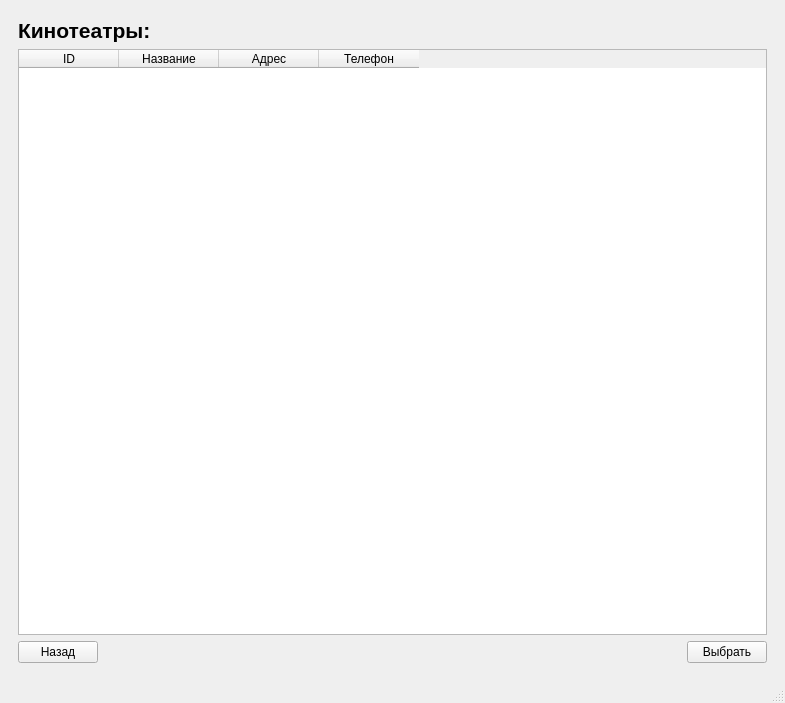
<?xml version="1.0" encoding="UTF-8"?>
<ui version="4.0">
 <class>MainWindow</class>
 <widget class="QMainWindow" name="MainWindow">
  <property name="geometry">
   <rect>
    <x>0</x>
    <y>0</y>
    <width>785</width>
    <height>703</height>
   </rect>
  </property>
  <property name="windowTitle">
   <string>Проект: КИНОКАССА</string>
  </property>
  <widget class="QWidget" name="centralwidget">
   <layout class="QVBoxLayout" name="verticalLayout_2">
    <item>
     <layout class="QVBoxLayout" name="verticalLayout">
      <item>
       <widget class="QStackedWidget" name="stack">
        <property name="currentIndex">
         <number>0</number>
        </property>
        <widget class="QWidget" name="pageCinema">
         <layout class="QVBoxLayout" name="verticalLayout_4">
          <item>
           <layout class="QVBoxLayout" name="verticalLayout_3">
            <item>
             <widget class="QLabel" name="labelCinema">
              <property name="font">
               <font>
                <pointsize>16</pointsize>
                <weight>75</weight>
                <bold>true</bold>
               </font>
              </property>
              <property name="text">
               <string>Кинотеатры:</string>
              </property>
             </widget>
            </item>
            <item>
             <widget class="QTableWidget" name="tableCinema">
              <property name="columnCount">
               <number>4</number>
              </property>
              <column>
               <property name="text">
                <string>ID</string>
               </property>
              </column>
              <column>
               <property name="text">
                <string>Название</string>
               </property>
              </column>
              <column>
               <property name="text">
                <string>Адрес</string>
               </property>
              </column>
              <column>
               <property name="text">
                <string>Телефон</string>
               </property>
              </column>
             </widget>
            </item>
            <item>
             <layout class="QGridLayout" name="gridLayout">
              <item row="0" column="1">
               <layout class="QHBoxLayout" name="horizontalLayout_2">
                <item>
                 <spacer name="horizontalSpacer">
                  <property name="orientation">
                   <enum>Qt::Horizontal</enum>
                  </property>
                  <property name="sizeHint" stdset="0">
                   <size>
                    <width>40</width>
                    <height>20</height>
                   </size>
                  </property>
                 </spacer>
                </item>
               </layout>
              </item>
              <item row="0" column="2">
               <layout class="QHBoxLayout" name="horizontalLayout_3">
                <item>
                 <widget class="QPushButton" name="selectCinema">
                  <property name="text">
                   <string>Выбрать</string>
                  </property>
                 </widget>
                </item>
               </layout>
              </item>
              <item row="0" column="0">
               <layout class="QHBoxLayout" name="horizontalLayout">
                <item>
                 <widget class="QPushButton" name="backMain">
                  <property name="text">
                   <string>Назад</string>
                  </property>
                 </widget>
                </item>
               </layout>
              </item>
             </layout>
            </item>
           </layout>
          </item>
         </layout>
        </widget>
        <widget class="QWidget" name="pageFilm">
         <layout class="QVBoxLayout" name="verticalLayout_6">
          <item>
           <layout class="QVBoxLayout" name="verticalLayout_5">
            <item>
             <layout class="QHBoxLayout" name="horizontalLayout_5">
              <item>
               <widget class="QLabel" name="labelFilm">
                <property name="font">
                 <font>
                  <pointsize>16</pointsize>
                  <weight>75</weight>
                  <bold>true</bold>
                 </font>
                </property>
                <property name="text">
                 <string>Фильмы:</string>
                </property>
               </widget>
              </item>
              <item>
               <widget class="QComboBox" name="cmbGenre"/>
              </item>
              <item>
               <widget class="QDateEdit" name="dateFilm">
                <property name="calendarPopup">
                 <bool>true</bool>
                </property>
               </widget>
              </item>
             </layout>
            </item>
            <item>
             <widget class="QTableWidget" name="tableFilm">
              <column>
               <property name="text">
                <string>ID</string>
               </property>
              </column>
              <column>
               <property name="text">
                <string>Название</string>
               </property>
              </column>
              <column>
               <property name="text">
                <string>Жанр</string>
               </property>
              </column>
              <column>
               <property name="text">
                <string>Рейтинг</string>
               </property>
              </column>
              <column>
               <property name="text">
                <string>Время</string>
               </property>
              </column>
              <column>
               <property name="text">
                <string>Кинотеатр</string>
               </property>
              </column>
              <column>
               <property name="text">
                <string>О фильме</string>
               </property>
              </column>
              <column>
               <property name="text">
                <string>Премьера</string>
               </property>
              </column>
              <column>
               <property name="text">
                <string>Продюсер</string>
               </property>
              </column>
              <column>
               <property name="text">
                <string>Страна</string>
               </property>
              </column>
              <column>
               <property name="text">
                <string>Год производства</string>
               </property>
              </column>
              <column>
               <property name="text">
                <string>Оригинальное название</string>
               </property>
              </column>
              <column>
               <property name="text">
                <string>Постер</string>
               </property>
              </column>
             </widget>
            </item>
            <item>
             <layout class="QHBoxLayout" name="horizontalLayout_8">
              <item>
               <widget class="QTextEdit" name="infoFilm">
                <property name="enabled">
                 <bool>false</bool>
                </property>
               </widget>
              </item>
              <item>
               <widget class="QLabel" name="poster">
                <property name="text">
                 <string/>
                </property>
               </widget>
              </item>
             </layout>
            </item>
            <item>
             <layout class="QHBoxLayout" name="horizontalLayout_4">
              <item>
               <widget class="QPushButton" name="backCinema">
                <property name="text">
                 <string>Назад</string>
                </property>
               </widget>
              </item>
              <item>
               <spacer name="horizontalSpacer_2">
                <property name="orientation">
                 <enum>Qt::Horizontal</enum>
                </property>
                <property name="sizeHint" stdset="0">
                 <size>
                  <width>40</width>
                  <height>20</height>
                 </size>
                </property>
               </spacer>
              </item>
              <item>
               <widget class="QPushButton" name="selectFilm">
                <property name="text">
                 <string>Выбрать</string>
                </property>
               </widget>
              </item>
             </layout>
            </item>
           </layout>
          </item>
         </layout>
        </widget>
        <widget class="QWidget" name="pageSession">
         <layout class="QVBoxLayout" name="verticalLayout_8">
          <item>
           <layout class="QVBoxLayout" name="verticalLayout_7">
            <item>
             <layout class="QHBoxLayout" name="horizontalLayout_6">
              <item>
               <widget class="QLabel" name="labelSession">
                <property name="font">
                 <font>
                  <pointsize>16</pointsize>
                  <weight>75</weight>
                  <bold>true</bold>
                 </font>
                </property>
                <property name="text">
                 <string>Сеансы:</string>
                </property>
               </widget>
              </item>
             </layout>
            </item>
            <item>
             <widget class="QLineEdit" name="lineFilmInfo">
              <property name="enabled">
               <bool>false</bool>
              </property>
             </widget>
            </item>
            <item>
             <widget class="QTableWidget" name="tableSession">
              <column>
               <property name="text">
                <string>ID</string>
               </property>
              </column>
              <column>
               <property name="text">
                <string>Зал</string>
               </property>
              </column>
              <column>
               <property name="text">
                <string>Время</string>
               </property>
              </column>
              <column>
               <property name="text">
                <string>Свободно</string>
               </property>
              </column>
             </widget>
            </item>
            <item>
             <layout class="QHBoxLayout" name="horizontalLayout_7">
              <item>
               <widget class="QPushButton" name="backFilm">
                <property name="text">
                 <string>Назад</string>
                </property>
               </widget>
              </item>
              <item>
               <spacer name="horizontalSpacer_3">
                <property name="orientation">
                 <enum>Qt::Horizontal</enum>
                </property>
                <property name="sizeHint" stdset="0">
                 <size>
                  <width>40</width>
                  <height>20</height>
                 </size>
                </property>
               </spacer>
              </item>
              <item>
               <widget class="QPushButton" name="selectSession">
                <property name="text">
                 <string>Выбрать</string>
                </property>
               </widget>
              </item>
             </layout>
            </item>
           </layout>
          </item>
         </layout>
        </widget>
       </widget>
      </item>
     </layout>
    </item>
   </layout>
  </widget>
  <widget class="QMenuBar" name="menubar">
   <property name="geometry">
    <rect>
     <x>0</x>
     <y>0</y>
     <width>785</width>
     <height>21</height>
    </rect>
   </property>
  </widget>
  <widget class="QStatusBar" name="statusbar"/>
 </widget>
 <resources/>
 <connections/>
</ui>
